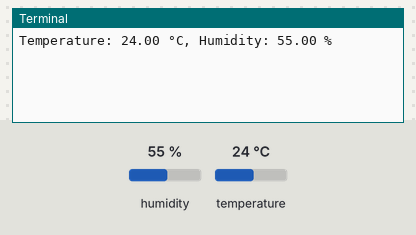
The program below on a simulated Raspberry Pi (BCM pin numbers). Shown: the last lines printed to the terminal. Inputs (shaded band) come from the test bench; at power-on: humidity 55 %, temperature 24 °C.

Above: at 1.2 s.
1.3 s: humidity set to 22 %
At 2.9 s:
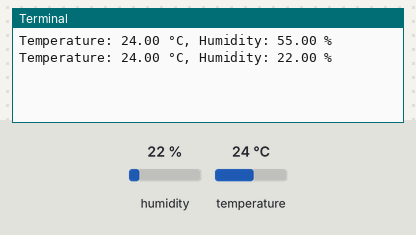
4.1 s: temperature set to 12 °C
At 5.8 s:
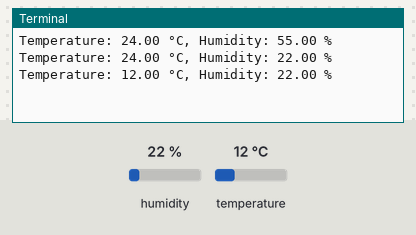
6.9 s: humidity set to 40 %
At 9.1 s:
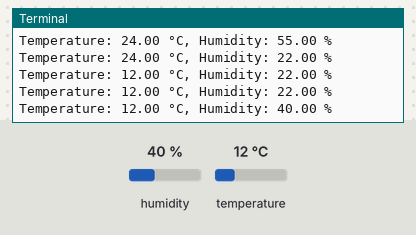
Timing chart, 0 to 10.6 s (numbered marks = the images above; inputs shaded):
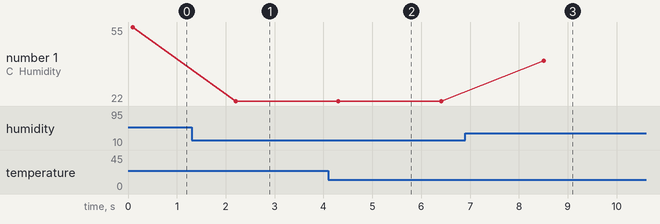

The program:

dht20_chat.py
```python
import smbus2
import time

# I2Cバスを初期化 (通常Raspberry Piではバス番号は1)
bus = smbus2.SMBus(1)
DHT20_ADDR = 0x38  # DHT20センサーのI2Cアドレス

def read_dht20():
    # センサーをリセットしてデータ取得を準備するコマンド
    bus.write_i2c_block_data(DHT20_ADDR, 0xAC, [0x33, 0x00])
    time.sleep(0.1)  # 少し待機してセンサーを準備させる

    # 7バイトのデータを読み取る
    data = bus.read_i2c_block_data(DHT20_ADDR, 0x00, 7)

    # データが正しく読み込めたか確認
    if data:
        # 湿度の計算
        humidity = ((data[1] << 12) | (data[2] << 4) | (data[3] >> 4)) / 1048576 * 100
        # 温度の計算
        temperature = (((data[3] & 0x0F) << 16) | (data[4] << 8) | data[5]) / 1048576 * 200 - 50
        return temperature, humidity
    return None, None

# センサーからデータを取得し、表示する
while True:
    temp, hum = read_dht20()
    if temp and hum:
        print(f"Temperature: {temp:.2f} °C, Humidity: {hum:.2f} %")
    else:
        print("Failed to read data from DHT20")
    time.sleep(2)
```

Measured:
- after the input at 1.3 s, the terminal: prints a new line after 0.90 s (image 1)
- after the input at 4.1 s, the terminal: prints a new line after 0.21 s (image 2)
- after the input at 6.9 s, the terminal: prints a new line after 1.6 s (image 3)
- plotted number 1: 55 → 22 after the input at 1.3 s, 22 → 40 after the input at 6.9 s
